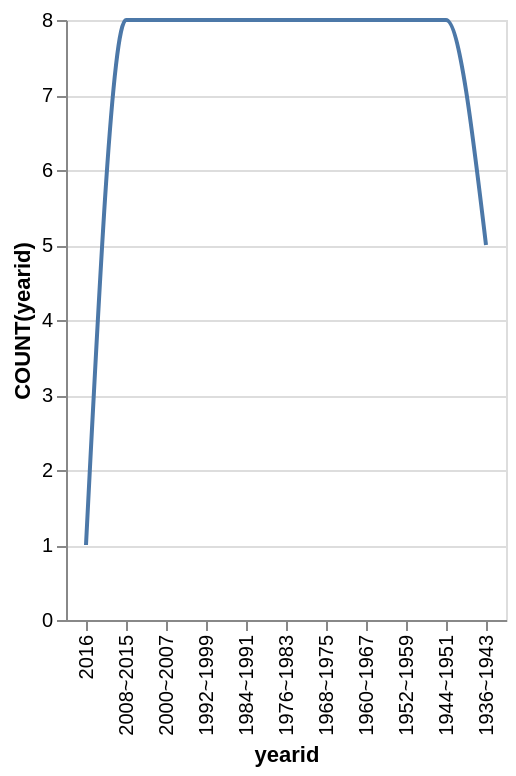

Write a Vega-Lite specification for this figure.
### Vega-Lite specification from a JSON file in a GitHub repository (floating-point values rounded to 4 significant figures)
{"data": {"values": [{"x_data": "2016", "y_data": 1}, {"x_data": "2008~2015", "y_data": 8}, {"x_data": "2000~2007", "y_data": 8}, {"x_data": "1992~1999", "y_data": 8}, {"x_data": "1984~1991", "y_data": 8}, {"x_data": "1976~1983", "y_data": 8}, {"x_data": "1968~1975", "y_data": 8}, {"x_data": "1960~1967", "y_data": 8}, {"x_data": "1952~1959", "y_data": 8}, {"x_data": "1944~1951", "y_data": 8}, {"x_data": "1936~1943", "y_data": 5}]}, "mark": {"type": "line", "interpolate": "monotone"}, "encoding": {"x": {"field": "x_data", "type": "nominal", "title": "yearid", "sort": "descending"}, "y": {"field": "y_data", "type": "quantitative", "title": "COUNT(yearid)"}}}
